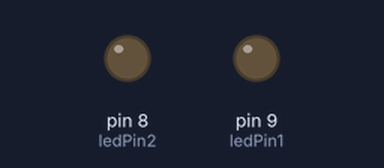
A sketch run on a simulated Arduino Uno, built with avr-gcc and run on an emulated ATmega328P. On the bench: output pins drawn as LEDs (lit = HIGH). Dashed ring = blinking.

Above: at 0.1 s.
At 3.65 s:
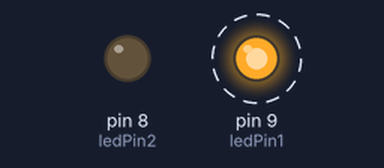
At 7.05 s:
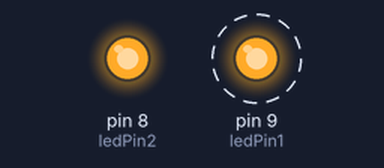
Timing chart, 0 to 7.3 s (numbered marks = the images above):
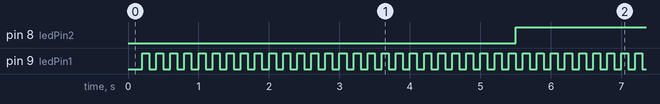

The sketch:

LED_Multitasking.ino
```cpp
#define ledPin1 9
#define ledPin2 8

#define led1Cycle 100U
#define led2Cycle 2750

unsigned long led1LastMillis = 0;
unsigned long led2LastMillis = 0;

boolean led1State = false;
boolean led2State = false;

boolean cycleCheck(unsigned long *lastMillis, unsigned int cycle)
{
  unsigned long currentMillis = millis();
  if(currentMillis - *lastMillis >= cycle)
  {
    *lastMillis = currentMillis;
    return true;
  }
  else
    return false;
}

void setup()
{
  pinMode(ledPin1, OUTPUT);
  pinMode(ledPin2, OUTPUT);
}

void loop()
{
  if(cycleCheck(&led1LastMillis, led1Cycle))
  {
    digitalWrite(ledPin1, led1State);
    led1State = !led1State;
  }
  if(cycleCheck(&led2LastMillis, led2Cycle))
  {
    digitalWrite(ledPin2, led2State);
    led2State = !led2State;
  }
}
```

Measured:
- by itself, pin 8 (ledPin2): alternates HIGH for 2.8 s and LOW for 2.8 s
- by itself, pin 9 (ledPin1): alternates HIGH for 0.10 s and LOW for 0.10 s
